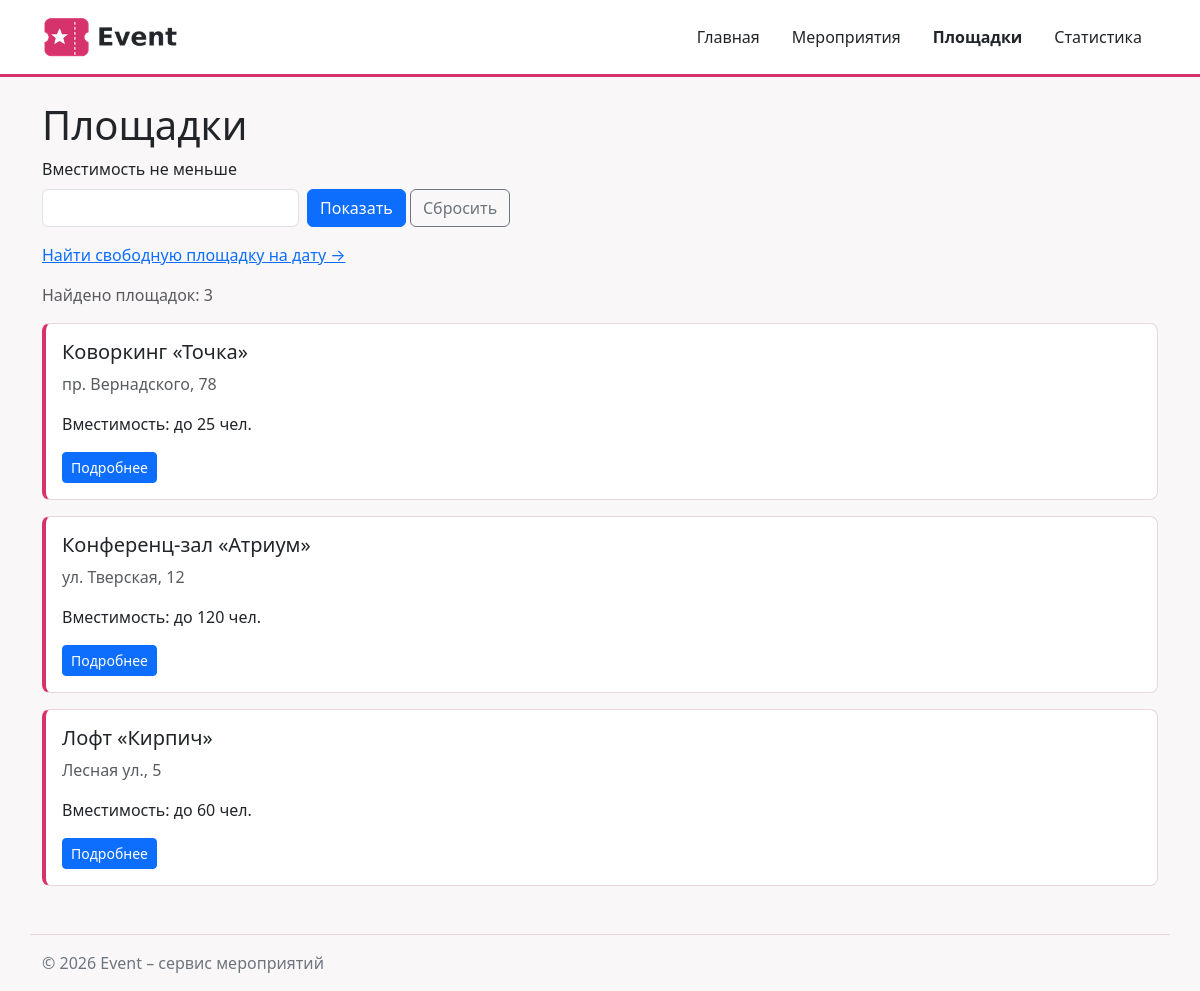
Screenshot of /venues/ with the database file from the repository.
### venues/views.py (the view)
# urls.py: path("venues/", include("venues.urls")),
def venues(request):
    min_capacity = request.GET.get("min_capacity", "")
    if min_capacity.isdigit():
        venues_list = fetch_all(VENUES_BY_CAPACITY_SQL, (int(min_capacity),))
    else:
        min_capacity = ""
        venues_list = fetch_all(VENUES_SQL)
    context = {
        "venues": venues_list,
        "min_capacity": min_capacity,
    }
    return render(request, "venues/venue_list.html", context)

### db/database.py (called while the page is built)
def get_connection(db_path: Path = DB_PATH) -> sqlite3.Connection:
    conn = sqlite3.connect(db_path)
    conn.row_factory = sqlite3.Row
    conn.execute("PRAGMA foreign_keys = ON")
    return conn

def fetch_all(query: str, params: tuple = ()) -> list:
    conn = get_connection()
    try:
        return conn.execute(query, params).fetchall()
    finally:
        conn.close()

### venues/templates/venues/venue_list.html (shortened to what this page needs)
{% extends "base.html" %}
{% block content %}
  <h1>Площадки</h1>
  <form method="get" class="row g-2 align-items-end mb-3">
    <div class="col-auto">
      <label for="min_capacity" class="form-label">Вместимость не меньше</label>
      <input type="number" min="1" id="min_capacity" name="min_capacity"
             value="{{ min_capacity }}" class="form-control">
    </div>
    <div class="col-auto">
      <button type="submit" class="btn btn-primary">Показать</button>
      <a href="{% url 'venues:list' %}" class="btn btn-outline-secondary">Сбросить</a>
    </div>
  </form>
  <p>
    <a href="{% url 'venues:available' %}">Найти свободную площадку на дату →</a>
  </p>
  <p class="text-muted">Найдено площадок: {{ venues|length }}</p>
  {% for venue in venues %}
    {% include "venues/includes/venue_card.html" %}
  {% empty %}
    <p>Площадки не найдены.</p>
  {% endfor %}
{% endblock %}

### venues/templates/venues/includes/venue_card.html
<article class="card venue-card mb-3">
  <div class="card-body">
    <h2 class="card-title h5">{{ venue.name|default:"Без названия" }}</h2>
    <p class="card-text text-muted">{{ venue.address|default:"адрес не указан" }}</p>
    <p class="card-text">Вместимость: до {{ venue.capacity }} чел.</p>
    <a href="{% url 'venues:detail' venue.id %}" class="btn btn-primary btn-sm">
      Подробнее
    </a>
  </div>
</article>

### homepage/static/homepage/css/style.css (style rules this page uses)
body { min-height: 100vh; display: flex; flex-direction: column; background-color: #faf7f9; }
.venue-card, .event-card { border: 1px solid #e9d5de; border-left: 4px solid #d6336c; border-radius: 8px; }

### rows the page displays
venues: name "Коворкинг «Точка»", address "пр. Вернадского, 78", capacity "25"
venues: name "Конференц-зал «Атриум»", address "ул. Тверская, 12", capacity "120"
venues: name "Лофт «Кирпич»", address "Лесная ул., 5", capacity "60"

### other values shown
{{ venues|length }} "3"
